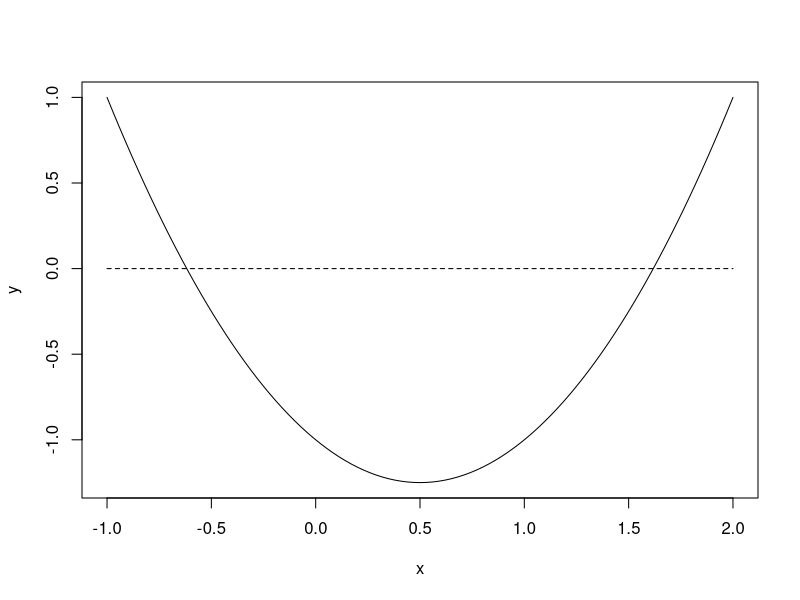

Generate this figure with R:
# R Script to draw the equation for the Golden Ratio
xlo = -1
xhi = 2
x=xlo +(xhi-xlo) *(0:100)/100
y=x^2 - x -1
plot(x,y,type="l")
y2=numeric(length(x))
points(x,y2,type="l",lty="dashed")